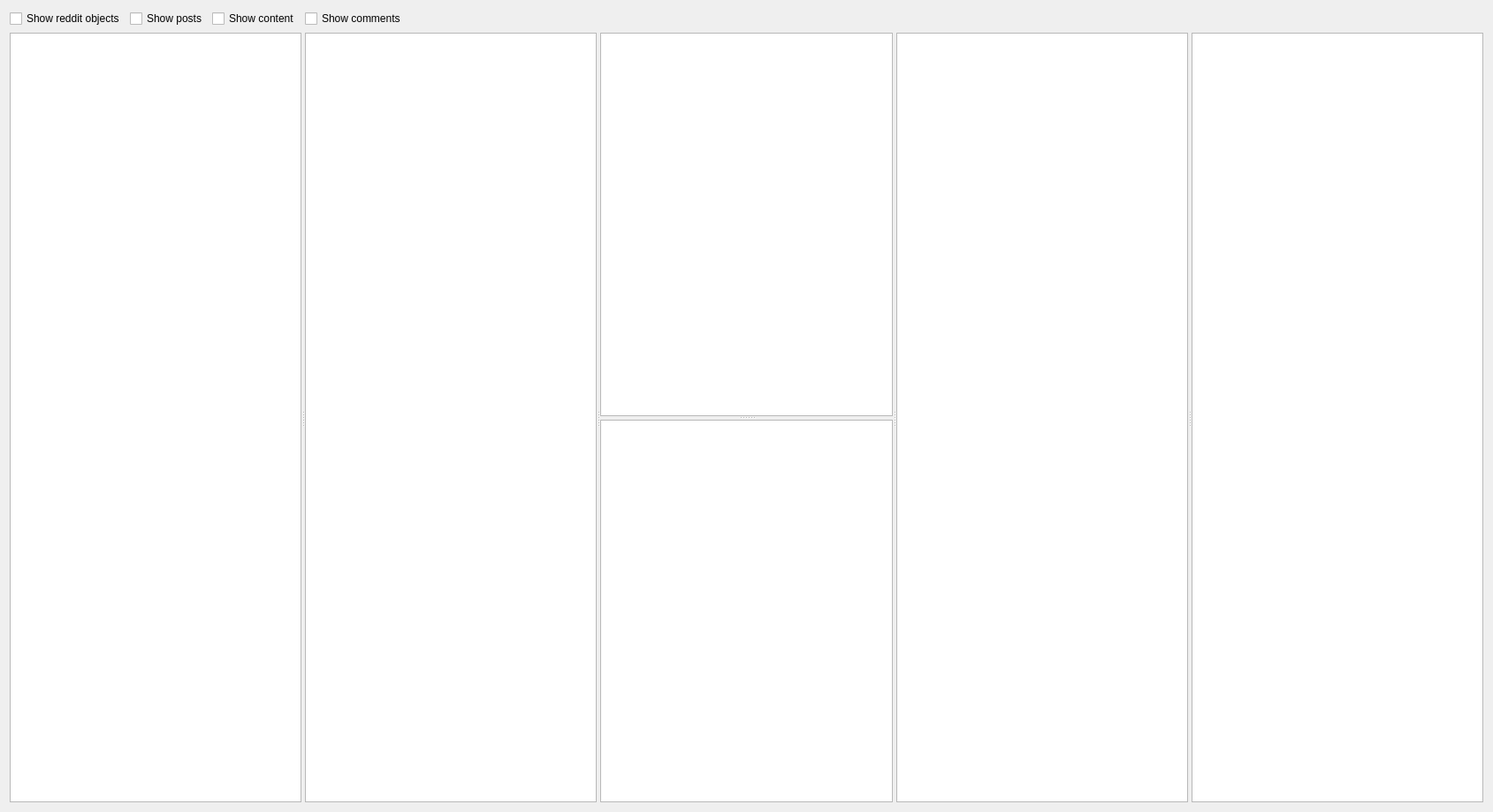
<?xml version="1.0" encoding="UTF-8"?>
<ui version="4.0">
 <class>DownloadSessionDialog</class>
 <widget class="QDialog" name="DownloadSessionDialog">
  <property name="geometry">
   <rect>
    <x>0</x>
    <y>0</y>
    <width>1689</width>
    <height>919</height>
   </rect>
  </property>
  <property name="windowTitle">
   <string>Download Sessions</string>
  </property>
  <layout class="QVBoxLayout" name="verticalLayout_6">
   <item>
    <layout class="QHBoxLayout" name="horizontalLayout">
     <item>
      <widget class="QCheckBox" name="show_reddit_objects_checkbox">
       <property name="text">
        <string>Show reddit objects</string>
       </property>
      </widget>
     </item>
     <item>
      <widget class="QCheckBox" name="show_posts_checkbox">
       <property name="text">
        <string>Show posts</string>
       </property>
      </widget>
     </item>
     <item>
      <widget class="QCheckBox" name="show_content_checkbox">
       <property name="text">
        <string>Show content</string>
       </property>
      </widget>
     </item>
     <item>
      <widget class="QCheckBox" name="show_comments_checkbox">
       <property name="text">
        <string>Show comments</string>
       </property>
      </widget>
     </item>
     <item>
      <spacer name="horizontalSpacer">
       <property name="orientation">
        <enum>Qt::Horizontal</enum>
       </property>
       <property name="sizeHint" stdset="0">
        <size>
         <width>40</width>
         <height>20</height>
        </size>
       </property>
      </spacer>
     </item>
    </layout>
   </item>
   <item>
    <widget class="QSplitter" name="splitter">
     <property name="sizePolicy">
      <sizepolicy hsizetype="Expanding" vsizetype="Expanding">
       <horstretch>0</horstretch>
       <verstretch>0</verstretch>
      </sizepolicy>
     </property>
     <property name="orientation">
      <enum>Qt::Horizontal</enum>
     </property>
     <widget class="QWidget" name="download_session_widget" native="true">
      <layout class="QVBoxLayout" name="verticalLayout">
       <item>
        <widget class="QListView" name="download_session_list_view">
         <property name="editTriggers">
          <set>QAbstractItemView::NoEditTriggers</set>
         </property>
        </widget>
       </item>
      </layout>
     </widget>
     <widget class="QWidget" name="reddit_object_widget" native="true">
      <layout class="QVBoxLayout" name="verticalLayout_2">
       <item>
        <widget class="QListView" name="reddit_object_list_view">
         <property name="editTriggers">
          <set>QAbstractItemView::NoEditTriggers</set>
         </property>
        </widget>
       </item>
      </layout>
     </widget>
     <widget class="QWidget" name="post_widget" native="true">
      <layout class="QVBoxLayout" name="verticalLayout_3">
       <item>
        <widget class="QSplitter" name="post_splitter">
         <property name="orientation">
          <enum>Qt::Vertical</enum>
         </property>
         <widget class="QTableView" name="post_table_view">
          <property name="editTriggers">
           <set>QAbstractItemView::NoEditTriggers</set>
          </property>
          <property name="selectionMode">
           <enum>QAbstractItemView::SingleSelection</enum>
          </property>
          <property name="selectionBehavior">
           <enum>QAbstractItemView::SelectRows</enum>
          </property>
          <property name="gridStyle">
           <enum>Qt::NoPen</enum>
          </property>
         </widget>
         <widget class="QTextBrowser" name="post_text_browser">
          <property name="openExternalLinks">
           <bool>true</bool>
          </property>
         </widget>
        </widget>
       </item>
      </layout>
     </widget>
     <widget class="QWidget" name="content_widget" native="true">
      <layout class="QVBoxLayout" name="verticalLayout_4">
       <item>
        <widget class="QListView" name="content_list_view">
         <property name="editTriggers">
          <set>QAbstractItemView::NoEditTriggers</set>
         </property>
         <property name="iconSize">
          <size>
           <width>0</width>
           <height>0</height>
          </size>
         </property>
         <property name="flow">
          <enum>QListView::LeftToRight</enum>
         </property>
         <property name="resizeMode">
          <enum>QListView::Adjust</enum>
         </property>
         <property name="layoutMode">
          <enum>QListView::Batched</enum>
         </property>
         <property name="spacing">
          <number>5</number>
         </property>
         <property name="gridSize">
          <size>
           <width>0</width>
           <height>0</height>
          </size>
         </property>
         <property name="viewMode">
          <enum>QListView::IconMode</enum>
         </property>
         <property name="batchSize">
          <number>10</number>
         </property>
         <property name="wordWrap">
          <bool>true</bool>
         </property>
        </widget>
       </item>
      </layout>
     </widget>
     <widget class="QWidget" name="comment_widget" native="true">
      <layout class="QVBoxLayout" name="verticalLayout_5">
       <item>
        <widget class="QTreeView" name="comment_tree_view">
         <property name="editTriggers">
          <set>QAbstractItemView::NoEditTriggers</set>
         </property>
        </widget>
       </item>
      </layout>
     </widget>
    </widget>
   </item>
  </layout>
 </widget>
 <resources/>
 <connections/>
</ui>
